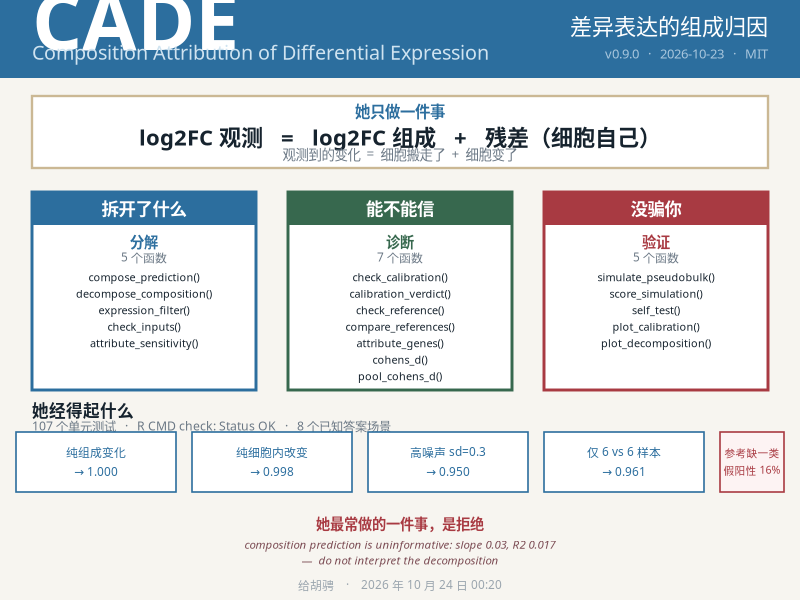

This chart was generated by the following R code:
# ============================================================================
# CADE 肖像 v2
# ============================================================================
.libPaths(c("C:/文献/主动脉瘤_从头重算_20261022/packages/.Rlib", .libPaths()))
suppressPackageStartupMessages({ library(ggplot2) })
OUT <- "C:/文献/主动脉瘤_从头重算_20261022/packages/cade/branding"
dir.create(OUT, showWarnings = FALSE, recursive = TRUE)

FAM   <- "Microsoft YaHei"
INK   <- "#16232e"
BLUE  <- "#2c6e9e"
SAND  <- "#cbb894"
RED   <- "#a83a42"
GREEN <- "#37684e"
PALE  <- "#f7f5f0"
GREY  <- "#6b7885"

p <- ggplot() + theme_void(base_family = FAM) +
  coord_cartesian(xlim = c(0, 100), ylim = c(0, 100), expand = FALSE) +
  theme(plot.background = element_rect(fill = PALE, colour = NA),
        plot.margin = margin(0, 0, 0, 0))

## ---------- 顶带 ----------
p <- p +
  annotate("rect", xmin = 0, xmax = 100, ymin = 87, ymax = 100,
           fill = BLUE, colour = NA) +
  annotate("text", x = 4, y = 96.4, label = "CADE", hjust = 0,
           family = FAM, size = 20, fontface = 2, colour = "white") +
  annotate("text", x = 4, y = 91.2,
           label = "Composition Attribution of Differential Expression",
           hjust = 0, family = FAM, size = 5.0, colour = "#cfe3f0") +
  annotate("text", x = 96, y = 95.6, label = "差异表达的组成归因",
           hjust = 1, family = FAM, size = 5.6, colour = "white") +
  annotate("text", x = 96, y = 91.0, label = "v0.9.0   ·   2026-10-23   ·   MIT",
           hjust = 1, family = FAM, size = 3.3, colour = "#a8c6dd")

## ---------- 核心等式 ----------
p <- p +
  annotate("rect", xmin = 4, xmax = 96, ymin = 72, ymax = 84,
           fill = "white", colour = SAND, linewidth = 0.8) +
  annotate("text", x = 50, y = 81.4, label = "她只做一件事",
           family = FAM, size = 3.9, colour = BLUE, fontface = 2) +
  annotate("text", x = 50, y = 77.0,
           label = "log2FC 观测   =   log2FC 组成   +   残差（细胞自己）",
           family = FAM, size = 5.6, colour = INK, fontface = 2) +
  annotate("text", x = 50, y = 74.0,
           label = "观测到的变化  =  细胞搬走了  +  细胞变了",
           family = FAM, size = 3.4, colour = GREY)

## ---------- 三个模块 ----------
mx <- c(18, 50, 82)
mt <- c("拆开了什么", "能不能信", "没骗你")
ms <- c("分解", "诊断", "验证")
mn <- c("5 个函数", "7 个函数", "5 个函数")
mc <- c(BLUE, GREEN, RED)
md <- list(
  c("compose_prediction()", "decompose_composition()", "expression_filter()",
    "check_inputs()", "attribute_sensitivity()"),
  c("check_calibration()", "calibration_verdict()", "check_reference()",
    "compare_references()", "attribute_genes()", "cohens_d()", "pool_cohens_d()"),
  c("simulate_pseudobulk()", "score_simulation()", "self_test()",
    "plot_calibration()", "plot_decomposition()")
)

for (i in 1:3) {
  p <- p +
    annotate("rect", xmin = mx[i]-14, xmax = mx[i]+14, ymin = 35, ymax = 68,
             fill = "white", colour = mc[i], linewidth = 1.0) +
    annotate("rect", xmin = mx[i]-14, xmax = mx[i]+14, ymin = 62.5, ymax = 68,
             fill = mc[i], colour = NA) +
    annotate("text", x = mx[i], y = 65.2, label = mt[i],
             family = FAM, size = 4.4, fontface = 2, colour = "white") +
    annotate("text", x = mx[i], y = 59.6, label = ms[i],
             family = FAM, size = 3.6, colour = mc[i], fontface = 2) +
    annotate("text", x = mx[i], y = 57.0, label = mn[i],
             family = FAM, size = 3.0, colour = GREY)
  yy <- 53.8
  for (fn in md[[i]]) {
    p <- p + annotate("text", x = mx[i], y = yy, label = fn,
                      family = FAM, size = 2.75, colour = INK)
    yy <- yy - 2.75
  }
}

## ---------- 压力测试 ----------
p <- p +
  annotate("text", x = 4, y = 31.5, label = "她经得起什么", hjust = 0,
           family = FAM, size = 4.2, fontface = 2, colour = INK) +
  annotate("text", x = 4, y = 29.0,
           label = "107 个单元测试   ·   R CMD check: Status OK   ·   8 个已知答案场景",
           hjust = 0, family = FAM, size = 3.1, colour = GREY)

tt <- data.frame(
  x = c(12, 34, 56, 78),
  lab = c("纯组成变化\n→ 1.000", "纯细胞内改变\n→ 0.998",
          "高噪声 sd=0.3\n→ 0.950", "仅 6 vs 6 样本\n→ 0.961"),
  col = c(BLUE, BLUE, BLUE, BLUE)
)
p <- p +
  annotate("rect", xmin = 2, xmax = 22, ymin = 18, ymax = 28, fill = "white",
           colour = BLUE, linewidth = 0.55) +
  annotate("rect", xmin = 24, xmax = 44, ymin = 18, ymax = 28, fill = "white",
           colour = BLUE, linewidth = 0.55) +
  annotate("rect", xmin = 46, xmax = 66, ymin = 18, ymax = 28, fill = "white",
           colour = BLUE, linewidth = 0.55) +
  annotate("rect", xmin = 68, xmax = 88, ymin = 18, ymax = 28, fill = "white",
           colour = BLUE, linewidth = 0.55) +
  annotate("rect", xmin = 90, xmax = 98, ymin = 18, ymax = 28, fill = "#fdf3f3",
           colour = RED, linewidth = 0.55) +
  annotate("text", x = 12, y = 23, label = tt$lab[1], family = FAM,
           size = 3.0, colour = BLUE, lineheight = 1.35) +
  annotate("text", x = 34, y = 23, label = tt$lab[2], family = FAM,
           size = 3.0, colour = BLUE, lineheight = 1.35) +
  annotate("text", x = 56, y = 23, label = tt$lab[3], family = FAM,
           size = 3.0, colour = BLUE, lineheight = 1.35) +
  annotate("text", x = 78, y = 23, label = tt$lab[4], family = FAM,
           size = 3.0, colour = BLUE, lineheight = 1.35) +
  annotate("text", x = 94, y = 23, label = "参考缺一类\n假阳性 16%", family = FAM,
           size = 2.7, colour = RED, lineheight = 1.35)

## ---------- 拒绝 ----------
p <- p +
  annotate("text", x = 50, y = 12.6,
           label = "她最常做的一件事，是拒绝",
           family = FAM, size = 3.6, colour = RED, fontface = 2) +
  annotate("text", x = 50, y = 9.2,
           label = "composition prediction is uninformative: slope 0.03, R2 0.017",
           family = FAM, size = 2.9, colour = "#7a4a52", fontface = 3) +
  annotate("text", x = 50, y = 6.6,
           label = "—  do not interpret the decomposition",
           family = FAM, size = 2.9, colour = "#7a4a52", fontface = 3) +
  annotate("text", x = 50, y = 2.4,
           label = "给胡骋　·　2026 年 10 月 24 日 00:20",
           family = FAM, size = 3.0, colour = "#9aa5ae")

ggsave(file.path(OUT, "CADE_portrait.png"), p, width = 10, height = 7.2,
       dpi = 300, bg = PALE, type = "cairo")
cat("saved png\n")
